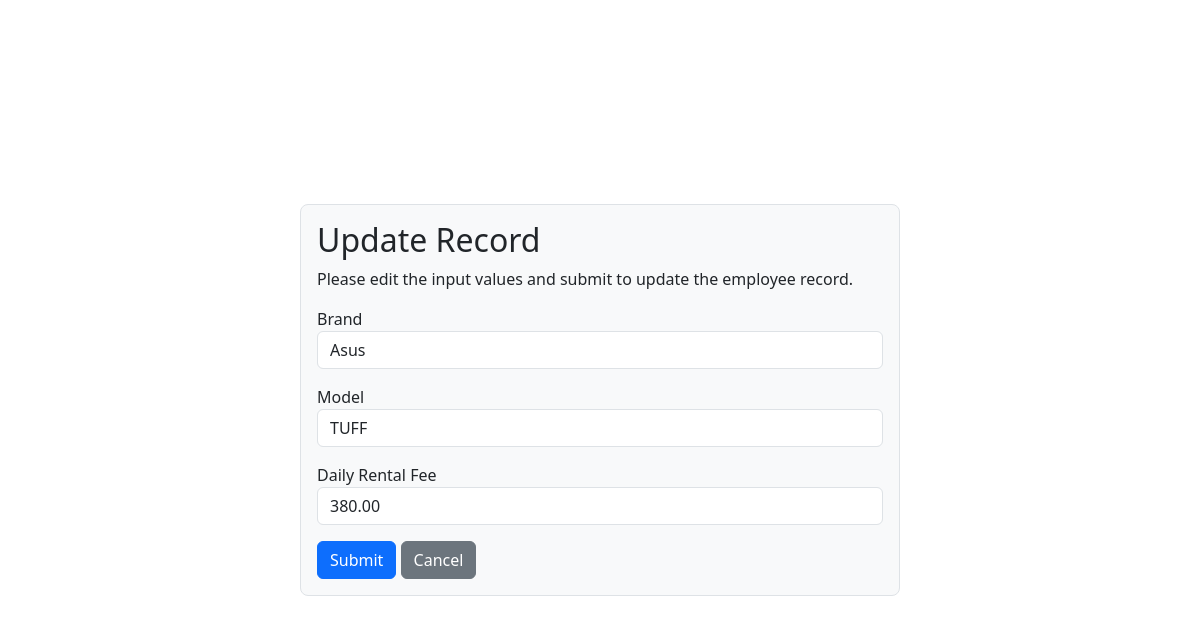
Page /editlaptop.php?laptop_id=6 on the earlier database version.
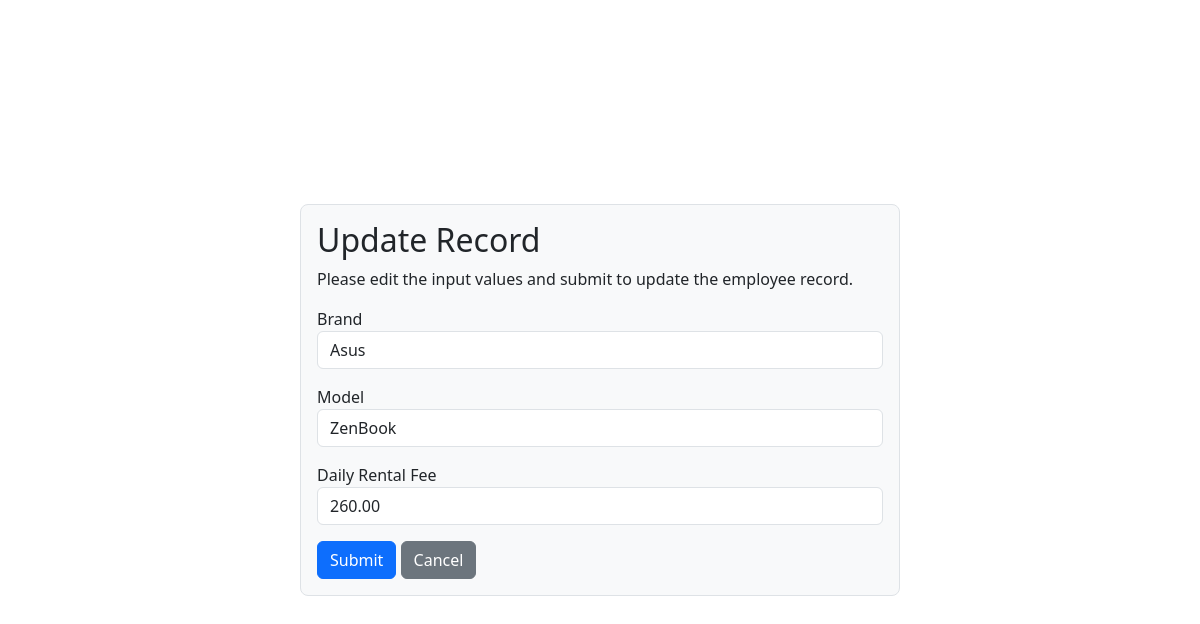
Same page on the later database version.
### tables this page shows
CREATE TABLE `laptop` (
  `laptop_id` int(11) NOT NULL,
  `brand` varchar(255) NOT NULL,
  `model` varchar(255) NOT NULL,
  `rental_fee` decimal(10,2) NOT NULL
);

### editlaptop.php (the view, shortened to what this page needs)
<?php
require_once "config.php";
$brand = $model = $rental_fee = "";
$brand_err = $model_err = $rental_fee_err = "";
if (isset($_POST["laptop_id"]) && !empty($_POST["laptop_id"])) {
    $laptop_id = $_POST["laptop_id"];
    $input_brand = trim($_POST["brand"]);
    if (empty($input_brand)) {
        $brand_err = "Please enter a brand.";
    } elseif (!filter_var($input_brand, FILTER_VALIDATE_REGEXP, array("options" => array("regexp" => "/^[a-zA-Z\s]+$/")))) {
        $brand_err = "Please enter a valid brand.";
    } else {
        $brand = $input_brand;
    }
    $input_model = trim($_POST["model"]);
    if (empty($input_model)) {
        $model_err = "Please enter an model.";
    } else {
        $model = $input_model;
    }
    $input_rental_fee = trim($_POST["rental_fee"]);
    if (empty($input_rental_fee)) {
        $rental_fee_err = "Please enter the rental_fee amount.";
    } elseif (!ctype_digit($input_rental_fee)) {
        $rental_fee_err = "Please enter a positive value.";
    } else {
        $rental_fee = $input_rental_fee;
    }
    if (empty($brand_err) && empty($model_err) && empty($rental_fee_err)) {
        $sql = "INSERT INTO laptop (brand, model, rental_fee) VALUES (?, ?, ?)";
        if ($stmt = $mysqli->prepare($sql)) {
            $stmt->bind_param("sss", $param_brand, $param_model, $param_rental_fee);
            $param_brand = $brand;
            $param_model = $model;
            $param_rental_fee = $rental_fee;
            if ($stmt->execute()) {
                header("location: index.php");
                exit();
            } else {
                echo "Oops! Something went wrong. Please try again later.";
            }
        }
        $stmt->close();
    }
    $mysqli->close();
} else {
    if (isset($_GET["laptop_id"]) && !empty(trim($_GET["laptop_id"]))) {
        $sql = "SELECT * FROM laptop WHERE laptop_id = ?";
        if ($stmt = $mysqli->prepare($sql)) {
            $stmt->bind_param("i", $param_laptop_id);
            if ($stmt->execute()) {
                $result = $stmt->get_result();
                if ($result->num_rows == 1) {
                    $row = $result->fetch_array(MYSQLI_ASSOC);
                    $brand = $row["brand"];
                    $model = $row["model"];
                    $rental_fee = $row["rental_fee"];
                } else {
                    header("location: error.php");
                    exit();
                }
            } else {
                echo "Oops! Something went wrong. Please try again later.";
            }
        }
    } else {
        header("location: error.php");
        exit();
    }
}
?>
<!DOCTYPE html>
<html lang="en">
<head>
    <link rel="stylesheet" href="css/bootstrap.min.css">
</head>
<body>
    <div class="wrapper">
        <div class="container-fluid">
            <div class="row d-flex vh-100 justify-content-center align-items-center">
                <div class="col-6 border rounded rounded-3 bg-light p-3">
                    <h2 class="">Update Record</h2>
                    <p>Please edit the input values and submit to update the employee record.</p>
                    <form action="<?php echo htmlspecialchars(basename($_SERVER['REQUEST_URI'])); ?>" method="post">
                        <div class="form-group mb-3">
                            <label>Brand</label>
                            <input type="text" name="brand" class="form-control <?php echo (!empty($brand_err)) ? 'is-invalid' : ''; ?>" value="<?php echo $brand; ?>">
                        </div>
                        <div class="form-group mb-3">
                            <label>Model</label>
                            <input type="text" name="model" class="form-control <?php echo (!empty($model_err)) ? 'is-invalid' : ''; ?>" value="<?php echo $model; ?>">
                        </div>
                        <div class="form-group mb-3">
                            <label>Daily Rental Fee</label>
                            <input type="text" name="rental_fee" class="form-control <?php echo (!empty($rental_fee_err)) ? 'is-invalid' : ''; ?>" value="<?php echo $rental_fee; ?>">
                        </div>
                        <input type="submit" class="btn btn-primary" value="Submit">
                        <a href="index.php" class="btn btn-secondary ml-2">Cancel</a>
                    </form>
                </div>
            </div>
        </div>
    </div>
</body>
</html>

Differences in the rows shown:
changed laptop "Asus": model "TUFF" → "ZenBook"; rental_fee "380.00" → "260.00"
